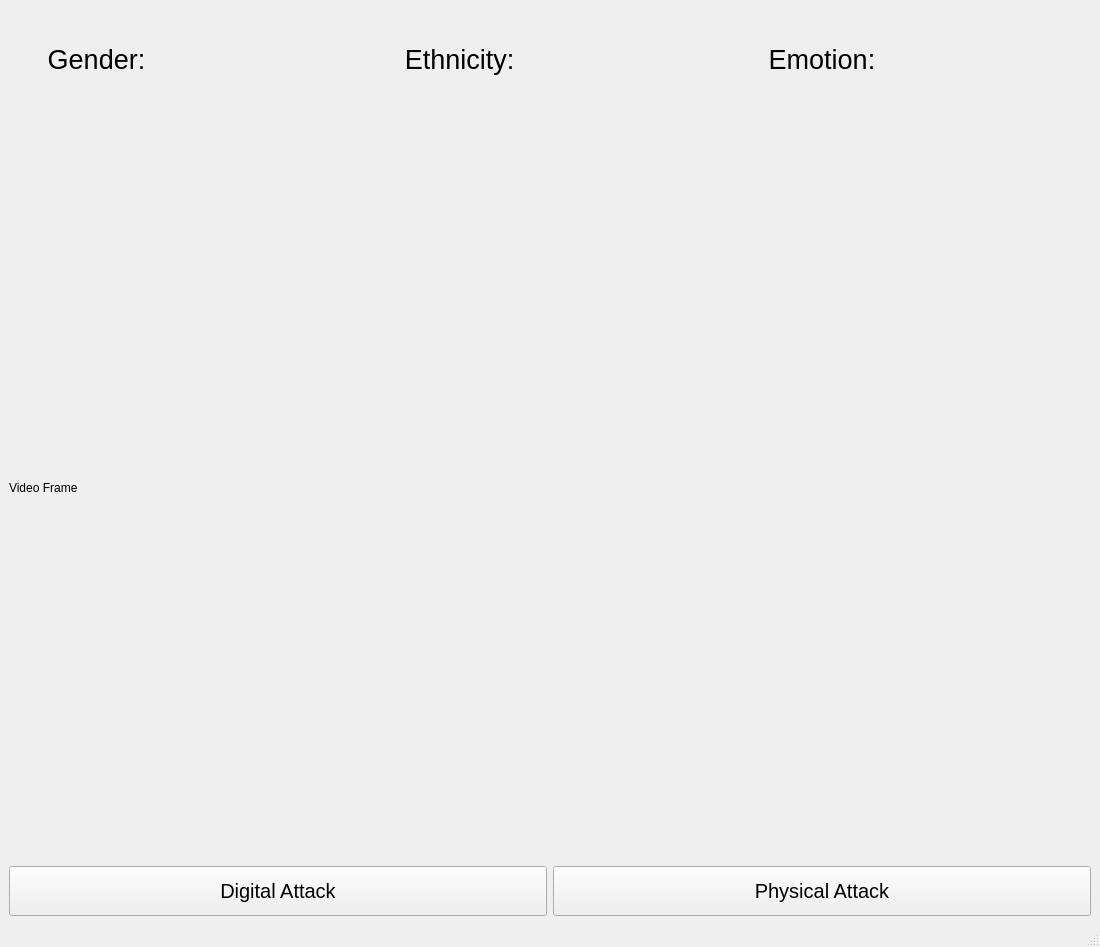
<?xml version="1.0" encoding="UTF-8"?>
<ui version="4.0">
 <class>MainWindow</class>
 <widget class="QMainWindow" name="MainWindow">
  <property name="geometry">
   <rect>
    <x>0</x>
    <y>0</y>
    <width>1100</width>
    <height>947</height>
   </rect>
  </property>
  <property name="windowTitle">
   <string>MainWindow</string>
  </property>
  <widget class="QWidget" name="centralwidget">
   <layout class="QVBoxLayout" name="verticalLayout_3">
    <item>
     <layout class="QVBoxLayout" name="widget_layout">
      <item>
       <layout class="QGridLayout" name="result_layout">
        <item row="0" column="4">
         <widget class="QLabel" name="emotion_label">
          <property name="font">
           <font>
            <pointsize>20</pointsize>
           </font>
          </property>
          <property name="text">
           <string>Emotion:</string>
          </property>
          <property name="alignment">
           <set>Qt::AlignCenter</set>
          </property>
         </widget>
        </item>
        <item row="0" column="1">
         <widget class="QLabel" name="gender_result">
          <property name="minimumSize">
           <size>
            <width>0</width>
            <height>100</height>
           </size>
          </property>
          <property name="font">
           <font>
            <pointsize>20</pointsize>
           </font>
          </property>
          <property name="text">
           <string/>
          </property>
          <property name="alignment">
           <set>Qt::AlignCenter</set>
          </property>
         </widget>
        </item>
        <item row="0" column="2">
         <widget class="QLabel" name="ethnicity_label">
          <property name="minimumSize">
           <size>
            <width>0</width>
            <height>100</height>
           </size>
          </property>
          <property name="font">
           <font>
            <pointsize>20</pointsize>
           </font>
          </property>
          <property name="text">
           <string>Ethnicity:</string>
          </property>
          <property name="alignment">
           <set>Qt::AlignCenter</set>
          </property>
         </widget>
        </item>
        <item row="0" column="3">
         <widget class="QLabel" name="ethnicity_result">
          <property name="minimumSize">
           <size>
            <width>0</width>
            <height>100</height>
           </size>
          </property>
          <property name="font">
           <font>
            <pointsize>20</pointsize>
           </font>
          </property>
          <property name="text">
           <string/>
          </property>
          <property name="alignment">
           <set>Qt::AlignCenter</set>
          </property>
         </widget>
        </item>
        <item row="0" column="0">
         <widget class="QLabel" name="gender_label">
          <property name="sizePolicy">
           <sizepolicy hsizetype="Preferred" vsizetype="Preferred">
            <horstretch>0</horstretch>
            <verstretch>0</verstretch>
           </sizepolicy>
          </property>
          <property name="minimumSize">
           <size>
            <width>0</width>
            <height>100</height>
           </size>
          </property>
          <property name="maximumSize">
           <size>
            <width>16777215</width>
            <height>100</height>
           </size>
          </property>
          <property name="font">
           <font>
            <pointsize>20</pointsize>
           </font>
          </property>
          <property name="text">
           <string>Gender:</string>
          </property>
          <property name="alignment">
           <set>Qt::AlignCenter</set>
          </property>
         </widget>
        </item>
        <item row="0" column="5">
         <widget class="QLabel" name="emotion_result">
          <property name="text">
           <string/>
          </property>
         </widget>
        </item>
       </layout>
      </item>
      <item>
       <widget class="QLabel" name="video_frame">
        <property name="sizePolicy">
         <sizepolicy hsizetype="Expanding" vsizetype="Expanding">
          <horstretch>0</horstretch>
          <verstretch>0</verstretch>
         </sizepolicy>
        </property>
        <property name="minimumSize">
         <size>
          <width>1080</width>
          <height>720</height>
         </size>
        </property>
        <property name="text">
         <string>Video Frame</string>
        </property>
       </widget>
      </item>
      <item>
       <layout class="QHBoxLayout" name="attack_layout">
        <item>
         <widget class="QPushButton" name="digital_attack_btn">
          <property name="sizePolicy">
           <sizepolicy hsizetype="Minimum" vsizetype="Preferred">
            <horstretch>0</horstretch>
            <verstretch>0</verstretch>
           </sizepolicy>
          </property>
          <property name="minimumSize">
           <size>
            <width>0</width>
            <height>50</height>
           </size>
          </property>
          <property name="font">
           <font>
            <pointsize>15</pointsize>
           </font>
          </property>
          <property name="text">
           <string>Digital Attack</string>
          </property>
         </widget>
        </item>
        <item>
         <widget class="QPushButton" name="physical_attack_btn">
          <property name="sizePolicy">
           <sizepolicy hsizetype="Minimum" vsizetype="Preferred">
            <horstretch>0</horstretch>
            <verstretch>0</verstretch>
           </sizepolicy>
          </property>
          <property name="font">
           <font>
            <pointsize>15</pointsize>
           </font>
          </property>
          <property name="text">
           <string>Physical Attack</string>
          </property>
         </widget>
        </item>
       </layout>
      </item>
     </layout>
    </item>
   </layout>
  </widget>
  <widget class="QMenuBar" name="menubar">
   <property name="geometry">
    <rect>
     <x>0</x>
     <y>0</y>
     <width>1100</width>
     <height>21</height>
    </rect>
   </property>
  </widget>
  <widget class="QStatusBar" name="statusbar"/>
 </widget>
 <resources/>
 <connections/>
</ui>
